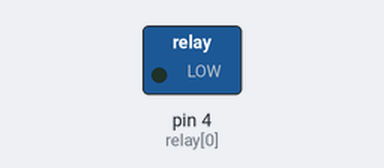
Bench run of a sketch on a simulated Arduino Uno, built with avr-gcc and run on an emulated ATmega328P. Parts: switched loads named in the sketch (green lamp = pin HIGH). Dashed ring = blinking. Storage starts empty; what the sketch prints to the serial monitor is not drawn.

Above: at 2.7 s.
Timing chart, 0 to 6.8 s (numbered marks = the images above):
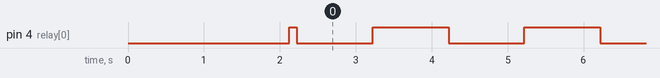

The sketch:

power_v1_gps_relay_sd.ino
```cpp
#include <SoftwareSerial.h>
#include <SD.h>
#include <SPI.h>

//GPS SD save

File myFile;
SoftwareSerial GPSModule(2, 3); // RX, TX
const int SD_CS = 10;
int updates;
int pos;
int stringplace = 0;
boolean updateCount = false;
unsigned long currentmillis = 0;
unsigned long headmillis = 0;
unsigned long interval1 = 0,interval2 = 1000;
String nmea[16];
//String labels[16] {"Time: ", "Latitude: ", "Hemisphere: ", "Longitude: ", "Hemisphere: ", "Quality: ", "Number of Sata: ", "HD: ", "Altitude: "};


//power relay
int relay[] = {4, 5, 6, 7}; // set relay pin
char text, mode;
int r[] = {0, 1, 2, 0, 1, 2};
byte power;


void setup() {
  // gps sd
  Serial.begin(9600);

  GPSModule.begin(9600);

  delay(2000);

  if (!SD.begin(SD_CS)) {
    Serial.println("initialization failed!");
    return;
  }
  pinMode(SD_CS, OUTPUT);

  Serial.println("initialization done.");

  delay(100);

  // relay
  pinMode(relay[0], OUTPUT);
  digitalWrite(relay[0], HIGH);


  mode = 'a';
  delay(100);
  headmillis = millis();
}
//eg3. $GPGGA,hhmmss.ss,llll.ll,a,yyyyy.yy,a,x,xx,x.x,x.x,M,x.x,M,x.x,xxxx*hh
//1    = UTC of Position
//2    = Latitude
//3    = N or S
//4    = Longitude
//5    = E or W
//6    = GPS quality indicator (0=invalid; 1=GPS fix; 2=Diff. GPS fix)
//7    = Number of satellites in use [not those in view]
//8    = Horizontal dilution of position
//9    = Antenna altitude above/below mean sea level (geoid)
//10   = Meters  (Antenna height unit)
//11   = Geoidal separation (Diff. between WGS-84 earth ellipsoid and
//       mean sea level.  -=geoid is below WGS-84 ellipsoid)
//12   = Meters  (Units of geoidal separation)
//13   = Age in seconds since last update from diff. reference station
//14   = Diff. reference station ID#
//15   = Checksum
//
//eg4. $GPRMC,hhmmss.ss,A,llll.ll,a,yyyyy.yy,a,x.x,x.x,ddmmyy,x.x,a*hh
//1    = UTC of position fix
//2    = Data status (V=navigation receiver warning)
//3    = Latitude of fix
//4    = N or S
//5    = Longitude of fix
//6    = E or W
//7    = Speed over ground in knots
//8    = Track made good in degrees True
//9    = UT date
//10   = Magnetic variation degrees (Easterly var. subtracts from true course)
//11   = E or W
//12   = Checksum

void loop() {
  ON();
}


void writeDataToCard() {

  myFile = SD.open("power.CSV", FILE_WRITE);
  Serial.print(" Time: ");
  Serial.print(nmea[0]);
  Serial.print(" Power: ");
  Serial.print(power);
  Serial.println(" ");
  String dataString = "";
  dataString += "Time: ";
  dataString += ",";
  dataString += nmea[0];
  dataString += ",";
  dataString += "Power: ";
  dataString += ",";
  dataString += power;
  dataString += "\n";
  myFile.print(dataString);
  myFile.close();
}

void ON() { //SSR on mode
  int i = 0;
  currentmillis = millis()-headmillis;

  if (currentmillis >= interval1 && power==0) {
    interval1 = currentmillis+2000;
    Serial.println(currentmillis);
    Serial.print("relay ");
    Serial.print(relay[r[i]]); digitalWrite(relay[r[i]], LOW);
    Serial.println(" on");
    power=1;

    readandsavegps();
  }
  if (currentmillis >= interval2 && power==1) {
    interval2 = currentmillis+2000;
    Serial.println(currentmillis);
    Serial.print("relay ");
    Serial.print(relay[r[i]]); digitalWrite(relay[r[i]], HIGH);
    Serial.println(" off");
    power=0;

    readandsavegps();
  }
}


void readandsavegps() {
  //Serial.flush();   // ?????????/
  //GPSModule.flush();   // ?????????/

  while (GPSModule.available() > 0)
  {
    GPSModule.read();
  }
  if (GPSModule.find("$GPGGA,")) {

    String tempMsg = GPSModule.readStringUntil('\n');

    //for (int i = 0; i < tempMsg.length(); i++) {
    for (int i = 0; i < 10; i++) {
      if (tempMsg.substring(i, i + 1) == ",") {
        nmea[pos] = tempMsg.substring(stringplace, i);
        stringplace = i + 1;
        pos++; //1~12 (data numbers)
      }
    }
    //Serial.println(tempMsg);
    writeDataToCard();
  }
  stringplace = 0;
  pos = 0;
}
```

Measured:
- by itself, pin 4 (relay[0]): alternates HIGH for 1.0 s and LOW for 1.0 s
